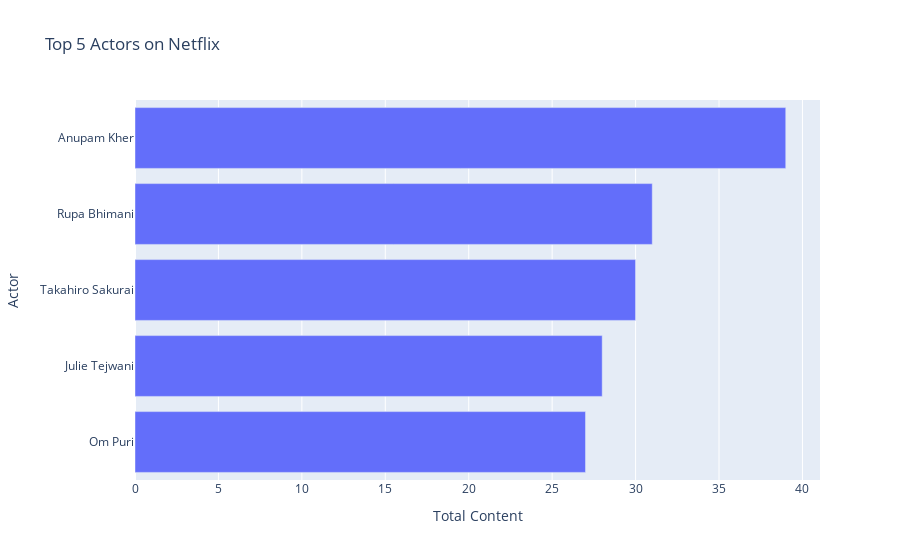

This figure's notebook cell:
### Markdown cell above
### Now let’s have a look at the top 5 successful actors on this platform:

### Code cell
df['cast']=df['cast'].fillna('No Cast Specified')
filtered_cast=pd.DataFrame()
filtered_cast=df['cast'].str.split(',',expand=True).stack()
filtered_cast=filtered_cast.to_frame()
filtered_cast.columns=['Actor']
actors=filtered_cast.groupby(['Actor']).size().reset_index(name='Total Content')
actors=actors[actors.Actor !='No Cast Specified']
actors=actors.sort_values(by=['Total Content'],ascending=False)
actorsTop5=actors.head()
actorsTop5=actorsTop5.sort_values(by=['Total Content'])
fig2=px.bar(actorsTop5,x='Total Content',y='Actor', title='Top 5 Actors on Netflix')
fig2.show()
# pieChart.write_image("bar_actor_chart.png")

### Figure 1 — Plotly figure (JSON) as saved in the notebook; plotly's stock layout.template omitted (floating-point values rounded to 4 significant figures)
{"data": [{"alignmentgroup": "True", "hovertemplate": "Total Content=%{x}<br>Actor=%{y}<extra></extra>", "legendgroup": "", "marker": {"color": "#636efa", "pattern": {"shape": ""}}, "name": "", "offsetgroup": "", "orientation": "h", "showlegend": false, "textposition": "auto", "type": "bar", "x": [27, 28, 30, 31, 39], "xaxis": "x", "y": [" Om Puri", " Julie Tejwani", " Takahiro Sakurai", " Rupa Bhimani", " Anupam Kher"], "yaxis": "y"}], "layout": {"autosize": true, "barmode": "relative", "legend": {"tracegroupgap": 0}, "title": {"text": "Top 5 Actors on Netflix"}, "xaxis": {"anchor": "y", "autorange": true, "domain": [0, 1], "range": [0, 41.05], "title": {"text": "Total Content"}, "type": "linear"}, "yaxis": {"anchor": "x", "autorange": true, "domain": [0, 1], "range": [-0.5, 4.5], "title": {"text": "Actor"}, "type": "category"}}}
